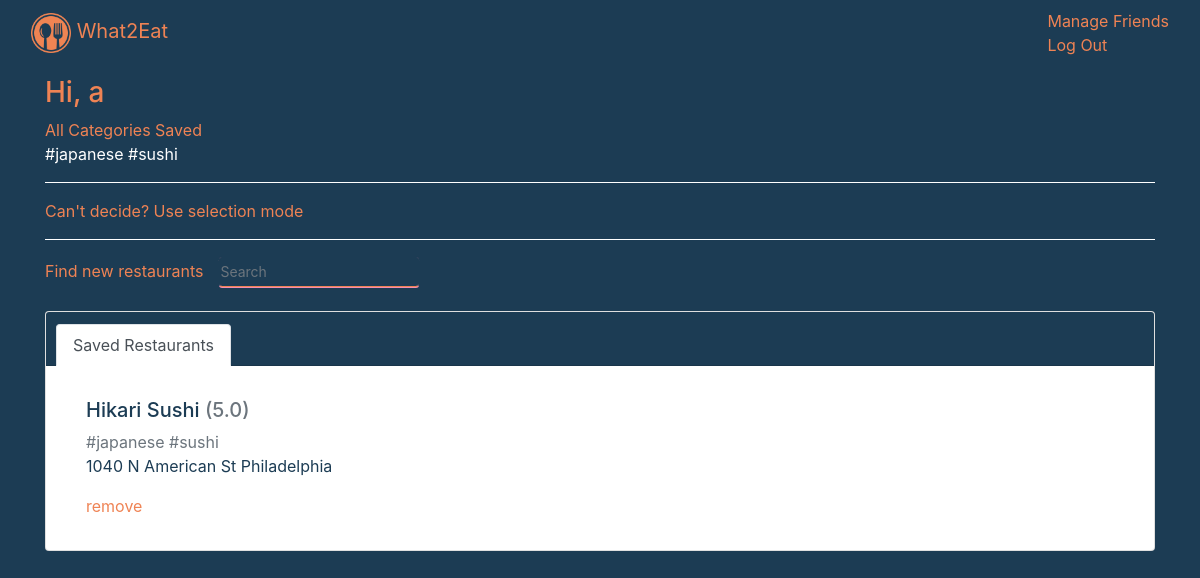
The app's page / (signed in) with its own data.
### core/models.py (models this page shows, shortened)
class Category(models.Model):
    name = models.CharField(max_length=20, unique=True)
    restaurant = models.ManyToManyField(Restaurant)

class Restaurant(models.Model):
    id = models.CharField(max_length=100, unique=True, primary_key=True)
    name = models.TextField()
    rating = models.DecimalField(max_digits=3, decimal_places=1)
    url = models.URLField()
    address = models.TextField()

### core/views.py (the view)
# urls.py: path('', splash, name='splash' )
def splash(request):
    if request.user.is_authenticated:
        try:
            cl = CategoryList.objects.filter(user=request.user)
        except CategoryList.DoesNotExist:
            cl = []
        try:
            rl_org = List.objects.filter(user=request.user)
            rl_org = list(set([x.restaurant for x in rl_org]))
            rll = [x.__dict__ for x in rl_org]
            for r, mod in  zip(rl_org, rll):
                c = Category.objects.filter(restaurant=r)
                c = [x.name for x in c]
                mod['categories'] = c
        except List.DoesNotExist:
            rll = []
        cl = [x.category.name for x in cl]
        return render(request, "splash.html", {"cl": cl, "rl": rll})
    else:
        return render(request, "splash.html")

### core/templates/splash.html (shortened to what this page needs)
<!DOCTYPE html>
    <head>
        <link rel="stylesheet" href="https://stackpath.bootstrapcdn.com/bootstrap/4.3.1/css/bootstrap.min.css">
        {% load static %}
        <link rel="stylesheet" type="text/css" href="{% static 'style.css' %}">
    </head>
    <body>
        <nav class="navbar  navbar-inverse header ">
                <div class="container-fluid">
                    <div class="navbar-header">
                    <a class="navbar-brand header-a" href="#"><img style="width:40px" src="{% static 'what2eat.png' %}"> What2Eat </a>
                    </div>
                    <ul class="nav navbar-nav navbar-right">
                            {% if user.is_authenticated %}
                    <li>
                            <a href="/friends" class="header-a">Manage Friends</a>
                    </li>
                    <li>
                            <a href="/logout" class="header-a">Log Out</a>
                    </li>
                            {% endif %}
                    </ul>
                </div>
        </nav>
        {% if user.is_authenticated %}
        <div class="container" style="margin-left:30px">
            <div style="margin-top: 10px;width:80%">
                <h3 class="logo"> Hi, {{user}} </h3>
                <span class='logo'> All Categories Saved </span>
                <br>
                {% for c in cl%}
                 #{{c}}
                {% endfor %}
            </div>
            <hr style="border-top: 1px solid #ffffff;">
            <span class='logo'>Can't decide? Use <a href ='/selection'> selection mode </a></span>
            <hr style="border-top: 1px solid #ffffff;">
            <form class="form-inline md-form form-sm active-search mt-2" style="margin:0px; padding:0px" method="POST" action="/search/">
                <span class='logo'> Find new restaurants</span>
                <br>
                <input class="form-control form-control-sm ml-3" style="margin:0px; padding:0px" name="searchKey"  type="text" placeholder="Search"
                    aria-label="Search">
            </form>
            <br>
            <div class="card " >
                    <div class="card-header navbar-custom">
                        <ul class="nav nav-tabs card-header-tabs">
                        <li class="nav-item">
                            <a class="nav-link active" href="#">Saved Restaurants</a>
                        </li>
                        </ul>
                    </div>
                    <div class="card-body">
                            <ul class="list-group list-group-flush">
                                    {% for r in rl%}
                                    <li class="list-group-item">
                                    <h5 style="color:#1c3c54"> <a style="color:#1c3c54" href="{{r.url}}">{{r.name}}</a> <span class="card-subtitle mb-2 text-muted"> ({{r.rating}}) </span> </h5>
                                    <span class="text-muted">{% for c in r.categories %} #{{c}} {% endfor %}</span>
                                    <p class="card-text" style="color:#1c3c54">{{r.address}} </p>
                                    <a class="text-right" href="/remove?id={{r.id}}" style="text-align: right;"> remove </a>
                                    </li>
                                    {% endfor %}
                            </ul>
                    </div>
                </div>
        </div>
        {% endif %}
    </body>
</html>

### core/static/style.css (style rules this page uses)
a, .logo { color: #ef8354; }
body { background: #1c3c54; color: #ffffff; }
.active-search input[type=text] { border-color: #1c3c54; border-bottom: 1px solid #ef8354; box-shadow: 0 1px 0 0 #f48fb1; background-color: #1c3c54; width: 200px; color: #ffffff; }
.navbar-custom { background-color: #1c3c54; }

### records on screen
Category: cl "japanese", categories "japanese"
Category: cl "sushi", categories "sushi"
Restaurant: name "Hikari Sushi", rating "5.0", address "1040 N American St Philadelphia"

### other values on screen
{{ user }} "a"
